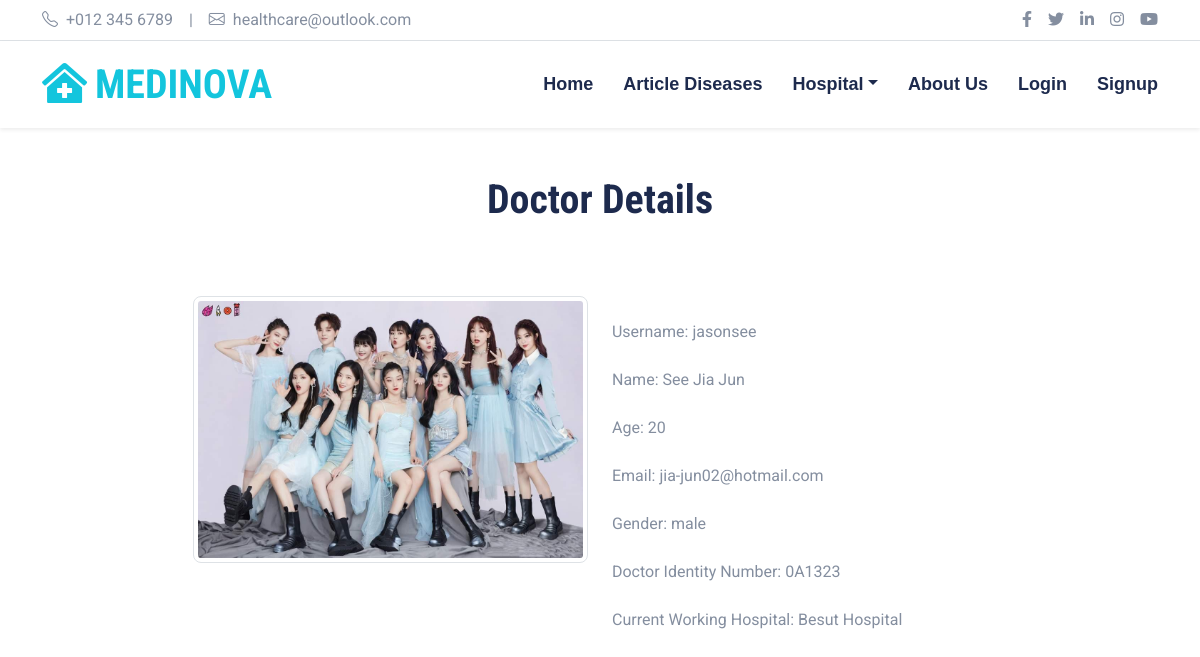
Screenshot of /ViewUser.php?userid=2&role=doctor with the database file from the repository.
### tables this page shows
CREATE TABLE `users` (
  `user_id` int(11) NOT NULL,
  `username` varchar(255) NOT NULL,
  `email` varchar(255) NOT NULL,
  `password` varchar(255) NOT NULL,
  `name` varchar(255) NOT NULL,
  `gender` text NOT NULL,
  `age` int(3) NOT NULL,
  `profile_image` longblob DEFAULT NULL,
  `doctor_id` varchar(20) DEFAULT NULL,
  `hospital_id` int(11) DEFAULT NULL,
  `role` text NOT NULL,
  `approved` tinyint(1) DEFAULT 0,
  `last_login` timestamp NOT NULL DEFAULT current_timestamp() ON UPDATE current_timestamp()
);

CREATE TABLE `hospitals` (
  `hospital_id` int(11) NOT NULL,
  `hospital_name` text NOT NULL,
  `hospital_address` text NOT NULL,
  `hospital_phone` varchar(15) NOT NULL,
  `hospital_lat` text NOT NULL,
  `hospital_lng` text NOT NULL,
  `hospital_operating` text NOT NULL,
  `deleted` tinyint(1) NOT NULL
);

### ViewUser.php (the view, shortened to what this page needs)
<?php
	require("connect.php");
?>
<!DOCTYPE html>
<html lang="en">
<head>
    <link href="https://cdnjs.cloudflare.com/ajax/libs/font-awesome/5.15.0/css/all.min.css" rel="stylesheet">
    <link href="https://cdn.jsdelivr.net/npm/bootstrap-icons@1.4.1/font/bootstrap-icons.css" rel="stylesheet">
    <link href="lib/owlcarousel/assets/owl.carousel.min.css" rel="stylesheet">
    <link href="lib/tempusdominus/css/tempusdominus-bootstrap-4.min.css" rel="stylesheet" />
    <link href="css/bootstrap.min.css" rel="stylesheet">
    <link href="css/style.css" rel="stylesheet">
</head>
<body>
    <div class="container-fluid py-2 border-bottom d-none d-lg-block">
        <div class="container">
            <div class="row">
                <div class="col-md-6 text-center text-lg-start mb-2 mb-lg-0">
                    <div class="d-inline-flex align-items-center">
                        <a class="text-decoration-none text-body pe-3" href=""><i class="bi bi-telephone me-2"></i>+012 345 6789</a>
                        <span class="text-body">|</span>
                        <a class="text-decoration-none text-body px-3" href=""><i class="bi bi-envelope me-2"></i>healthcare@outlook.com</a>
                    </div>
                </div>
                <div class="col-md-6 text-center text-lg-end">
                    <div class="d-inline-flex align-items-center">
                        <a class="text-body px-2" href="">
                            <i class="fab fa-facebook-f"></i>
                        </a>
                        <a class="text-body px-2" href="">
                            <i class="fab fa-twitter"></i>
                        </a>
                        <a class="text-body px-2" href="">
                            <i class="fab fa-linkedin-in"></i>
                        </a>
                        <a class="text-body px-2" href="">
                            <i class="fab fa-instagram"></i>
                        </a>
                        <a class="text-body ps-2" href="">
                            <i class="fab fa-youtube"></i>
                        </a>
                    </div>
                </div>
            </div>
        </div>
    </div>
    <div class="container-fluid sticky-top bg-white shadow-sm">
        <div class="container">
            <nav class="navbar navbar-expand-lg bg-white navbar-light py-3 py-lg-0">
                <a href="Home.php" class="navbar-brand">
                    <h1 class="m-0 text-uppercase text-primary"><i class="fa fa-clinic-medical me-2"></i>Medinova</h1>
                </a>
                <div class="collapse navbar-collapse" id="navbarCollapse">
                    <div class="navbar-nav ms-auto py-0">
                        <?php if (isset($_SESSION['role']) && $_SESSION['role']=="doctor") { ?>
                            <a href="DoctorDashboard.php" class="nav-item nav-link">Dashboard</a>
                        <?php }else if (isset($_SESSION['role']) && $_SESSION['role']=="admin"){ ?>
                            <a href="ManageUser.php?role=user" class="nav-item nav-link active">User</a>
                        <?php }else{ ?>
                            <a href="Home.php" class="nav-item nav-link">Home</a>
                        <?php } ?>
                        <a href="CheckDiseases.php" class="nav-item nav-link">Article Diseases</a>
                        <div class="nav-item dropdown">
                            <a href="Hospital.php" class="nav-link dropdown-toggle" data-bs-toggle="dropdown">Hospital</a>
                        </div>
                        <?php if(!isset($_SESSION['role']) || (isset($_SESSION['role']) && $_SESSION['role'] !== 'admin' && $_SESSION['role'] !== 'doctor')){ ?>
                        <a href="AboutUs.php" class="nav-item nav-link">About Us</a>
                        <?php } ?>
                        <?php if (isset($_SESSION['isLogin']) && $_SESSION["isLogin"]===true) { ?>
                        <a href="Profile.php" class="nav-item nav-link">Profile</a>
                        <a href="logout.php" class="nav-item nav-link">Logout</a>
                        <?php } else { ?>
                        <a href="Login.php" class="nav-item nav-link">Login</a>
                        <a href="Signup.php" class="nav-item nav-link">Signup</a>
                        <?php } ?>
                    </div>
                </div>
            </nav>
        </div>
    </div>
    <div class="container-fluid pt-5">
        <div class="container">
            <div class="text-center mx-auto mb-5" style="max-width: 500px;">
            <h1 class="display-6 mb-4"><?php echo (($_GET['role']) == 'user') ? 'User' : 'Doctor'; ?> Details</h1>
            </div>
        </div>
    </div>
    <?php
    if (isset($_GET['userid']) && isset($_GET['role'])) {
        $user_id = $_GET['userid'];
        $role = $_GET['role'];
        if($role=='doctor'){
            $sql = "SELECT u.*, h.hospital_name FROM users u INNER JOIN hospitals h ON u.hospital_id = h.hospital_id WHERE u.user_id = $user_id";
        }
        $result = $mysqli->query($sql);
        if ($result->num_rows > 0) {
            $row = $result->fetch_assoc();
            $currentWorkingHospital = "";
            $doctorIdentityNumber = "";
            switch ($role) {
                case "doctor":
                    $labels = [
                        "username" => "Username",
                        "name" => "Name",
                        "age" => "Age",
                        "email" => "Email",
                        "gender" => "Gender",
                        "doctor_id" => "Doctor Identity Number",
                        "hospital_id" => "Hospital ID"
                    ];
                    $hospitalId = $row['hospital_id'];
                    $hospitalSql = "SELECT hospital_name FROM hospitals WHERE hospital_id = $hospitalId";
                    $hospitalResult = $mysqli->query($hospitalSql);
                    if ($hospitalResult->num_rows > 0) {
                        $hospitalRow = $hospitalResult->fetch_assoc();
                        $currentWorkingHospital = $hospitalRow['hospital_name'];
                    }
                    $doctorIdentityNumber = str_pad($row['doctor_id'], 6, '0', STR_PAD_LEFT);
                    break;
            }
            echo '<div class="d-flex justify-content-center">';
            echo '<div class="row my-4 ">';
            echo '<div class="col-6">';
            if ($row['profile_image']) {
                echo '<img src="' . $row['profile_image'] . '" class="img-thumbnail" style="width: 500px; height=450px;"/>';
            } else {
                echo '<img src="img/default-image.jpg" class="img-thumbnail" style="width: 500px; height=450px;"/>';
            }
            echo '</div>';
            echo '<div class="col-6">';
            foreach ($labels as $key => $label) {
                if ($key === 'doctor_id') {
                    echo '<p class="my-4">' . $label . ': ' . $doctorIdentityNumber . '</p>';
                } elseif ($key === 'hospital_id') {
                    echo '<p class="my-4">Current Working Hospital: ' . $currentWorkingHospital . '</p>';
                } else {
                    echo '<p class="my-4">' . $label . ': ' . $row[$key] . '</p>';
                }
            }
            echo '</div>';
            echo '</div>';
            echo '</div>';
        }
    }
    ?>
</body>
</html>

### css/style.css (style rules this page uses)
:root { --primary: #13C5DD; --secondary: #354F8E; --light: #EFF5F9; --dark: #1D2A4D; }
.navbar-light .navbar-nav .nav-link { font-family: 'Jost', sans-serif; position: relative; margin-left: 30px; padding: 30px 0; font-size: 18px; font-weight: 700; color: var(--dark); outline: none; transition: .5s; }
@media (min-width: 992px) { .navbar-light .navbar-nav .nav-link::before { position: absolute; content: ""; width: 0; height: 5px; bottom: 0; left: 50%; background: var(--primary); transition: .5s; } }

### rows the page displays
users: profile_image (picture), username "jasonsee", name "See Jia Jun", age "20", email "jia-jun02@hotmail.com", gender "male", doctor "0A1323"
hospitals: hospital_name "Besut Hospital"

### other values shown
$label "Username"
$label "Name"
$label "Age"
$label "Email"
$label "Gender"
$label "Doctor Identity Number"
